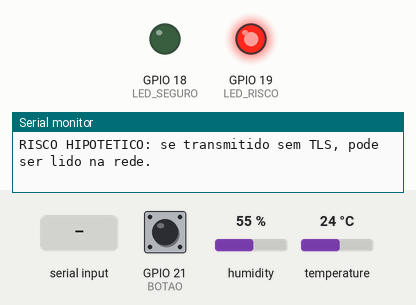
Simulated run of this sketch. Board: ESP32. Shown: output pins drawn as LEDs (lit = HIGH), the last lines printed to the serial monitor. The inputs (shaded band) are chosen by the test bench; at power-on: GPIO 21 (BOTAO) HIGH, humidity 55 %, temperature 24 °C.

Above: at 2.4 s.
2.5 s: GPIO 21 (BOTAO) pulled LOW for 0.15 s
At 3.2 s:
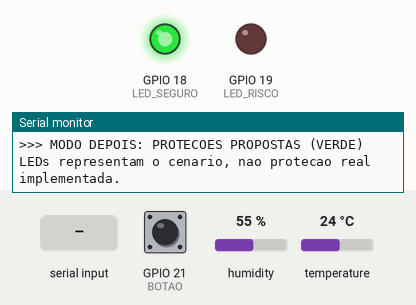
5.6 s: GPIO 21 (BOTAO) pulled LOW for 1 s
At 6.8 s:
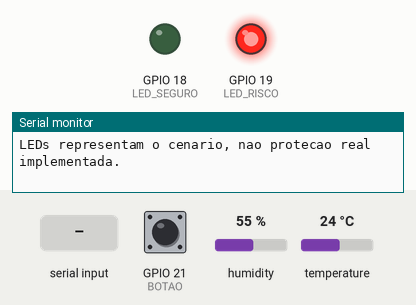
18.0 s: "4" received over Serial
At 18.6 s:
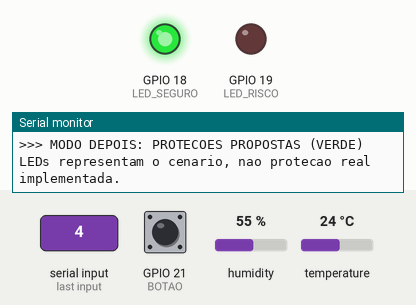
31.5 s: GPIO 21 (BOTAO) pulled LOW for 3.2 s
At 32.5 s:
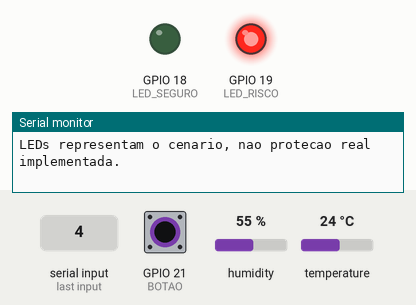
Timing chart, 0 to 34.5 s (numbered marks = the images above; inputs shaded):
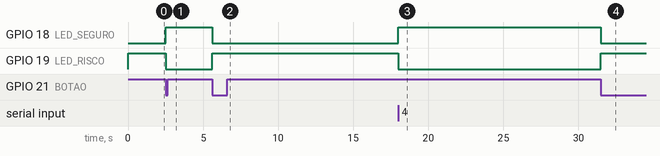

Measured:
- after the input at 2.5 s, GPIO 18 (LED_SEGURO): LOW → HIGH at once; GPIO 19 (LED_RISCO): HIGH → LOW at once
- after the input at 5.6 s, GPIO 18 (LED_SEGURO): HIGH → LOW at once; GPIO 19 (LED_RISCO): LOW → HIGH at once
- after the input at 18.0 s, GPIO 18 (LED_SEGURO): LOW → HIGH at once; GPIO 19 (LED_RISCO): HIGH → LOW at once
- after the input at 31.5 s, GPIO 18 (LED_SEGURO): HIGH → LOW at once; GPIO 19 (LED_RISCO): LOW → HIGH at once

The sketch:

sketch.ino
```cpp
#include <Arduino.h>
#include <DHT.h>

// NexaHome: simulador educacional ESP32. Nao usa rede externa.
#define DHT_PIN 15
#define LED_SEGURO 18
#define LED_RISCO 19
#define BOTAO 21
DHT dht(DHT_PIN, DHT22);

bool modoSeguro = false;
bool botaoAnterior = HIGH;
unsigned long ultimoSensor = 0;

void atualizarLeds() {
  digitalWrite(LED_SEGURO, modoSeguro ? HIGH : LOW);
  digitalWrite(LED_RISCO, modoSeguro ? LOW : HIGH);
}

void menu() {
  Serial.println("\n========== NEXAHOME - LABORATORIO IoT ==========");
  Serial.println("1 = Testar credencial padrao (caso Mirai)");
  Serial.println("2 = Mostrar telemetria e riscos da comunicacao");
  Serial.println("3 = Mostrar interfaces e debug (UART)");
  Serial.println("4 = Alternar ANTES/DEPOIS (hardening)");
  Serial.println("5 = Mostrar riscos e mitigacoes");
  Serial.println("Pressione o botao azul para alternar o modo.");
  Serial.println("================================================\n");
}

void credencial() {
  Serial.println("\n[CASO REAL PESQUISADO: MIRAI 2016]");
  Serial.println("Mirai explorava, entre outros problemas, senhas padrao/fracas em IoT.");
  Serial.println("Aqui o teste e LOCAL e FICTICIO: nao ha login nem ataque real.");
  if (!modoSeguro) {
    Serial.println("ANTES: senha ficticia 'admin' -> ACEITA (regra simulada)");
    Serial.println("RISCO: uma senha conhecida pode facilitar acesso indevido.");
  } else {
    Serial.println("DEPOIS: senha ficticia 'admin' -> REJEITADA (regra simulada)");
    Serial.println("MITIGACAO: senha individual, autenticacao e limite de tentativas.");
  }
}

void telemetria() {
  float t = dht.readTemperature();
  float u = dht.readHumidity();
  if (isnan(t) || isnan(u)) { t = 24.5; u = 56.0; Serial.println("Sensor indisponivel: valores ilustrativos."); }
  Serial.println("\n[COMUNICACAO - SIMULACAO SERIAL LOCAL]");
  Serial.print("{\"dispositivo\":\"NexaSense-LAB-01\",\"temperatura\":");
  Serial.print(t, 1);
  Serial.print(",\"umidade\":");
  Serial.print(u, 1);
  Serial.println("}");
  if (!modoSeguro) {
    Serial.println("ANTES: payload visivel em texto claro no monitor serial.");
    Serial.println("RISCO HIPOTETICO: se transmitido sem TLS, pode ser lido na rede.");
  } else {
    Serial.println("DEPOIS: politica proposta = usar TLS + autenticacao.");
    Serial.println("AVISO: este simulador NAO implementa TLS nem trafego de rede.");
  }
}

void interfaces() {
  Serial.println("\n[HARDWARE / INTERFACES]");
  Serial.println("ESP32: UART do monitor serial e demonstrada; JTAG nao foi testada.");
  if (!modoSeguro) Serial.println("ANTES: logs detalhados podem expor configuracoes.");
  else Serial.println("DEPOIS: limitar logs e restringir interfaces de depuracao.");
  Serial.println("Interface presente NAO significa vulnerabilidade comprovada.");
}

void riscos() {
  Serial.println("\n[MAPA DE RISCOS - HIPOTESES DO LABORATORIO]");
  Serial.println("F01: senha padrao -> acesso indevido -> credencial unica.");
  Serial.println("F02: telemetria legivel -> exposicao -> TLS em producao.");
  Serial.println("F03: logs debug -> vazamento -> restringir depuracao.");
  Serial.println("ESP32 real: avaliar Secure Boot e Flash Encryption.");
  Serial.println("Referencia: OWASP ISTG, NIST IR 8259A, ETSI EN 303 645.");
}

void alternarModo() {
  modoSeguro = !modoSeguro;
  atualizarLeds();
  Serial.println(modoSeguro ? "\n>>> MODO DEPOIS: PROTECOES PROPOSTAS (VERDE)" : "\n>>> MODO ANTES: CONFIGURACAO INSEGURA SIMULADA (VERMELHO)");
  Serial.println("LEDs representam o cenario, nao protecao real implementada.");
}

void setup() {
  Serial.begin(115200);
  dht.begin();
  pinMode(LED_SEGURO, OUTPUT);
  pinMode(LED_RISCO, OUTPUT);
  pinMode(BOTAO, INPUT_PULLUP);
  atualizarLeds();
  delay(1200);
  Serial.println("NexaHome - avaliacao educacional de seguranca IoT");
  Serial.println("Dispositivo: ESP32 + sensor DHT22 + LEDs + botao.");
  Serial.println("Escopo: simulacao sem acesso a dispositivos externos.");
  menu();
  credencial();
  telemetria();
}

void loop() {
  bool atual = digitalRead(BOTAO);
  if (botaoAnterior == HIGH && atual == LOW) { alternarModo(); delay(180); }
  botaoAnterior = atual;
  while (Serial.available()) {
    char c = Serial.read();
    switch (c) {
      case '1': credencial(); break;
      case '2': telemetria(); break;
      case '3': interfaces(); break;
      case '4': alternarModo(); break;
      case '5': riscos(); break;
      case 'm': case 'M': menu(); break;
      default: break;
    }
  }
  if (millis() - ultimoSensor > 15000) {
    ultimoSensor = millis();
    Serial.println("\n[STATUS PERIODICO]");
    telemetria();
  }
}
```
